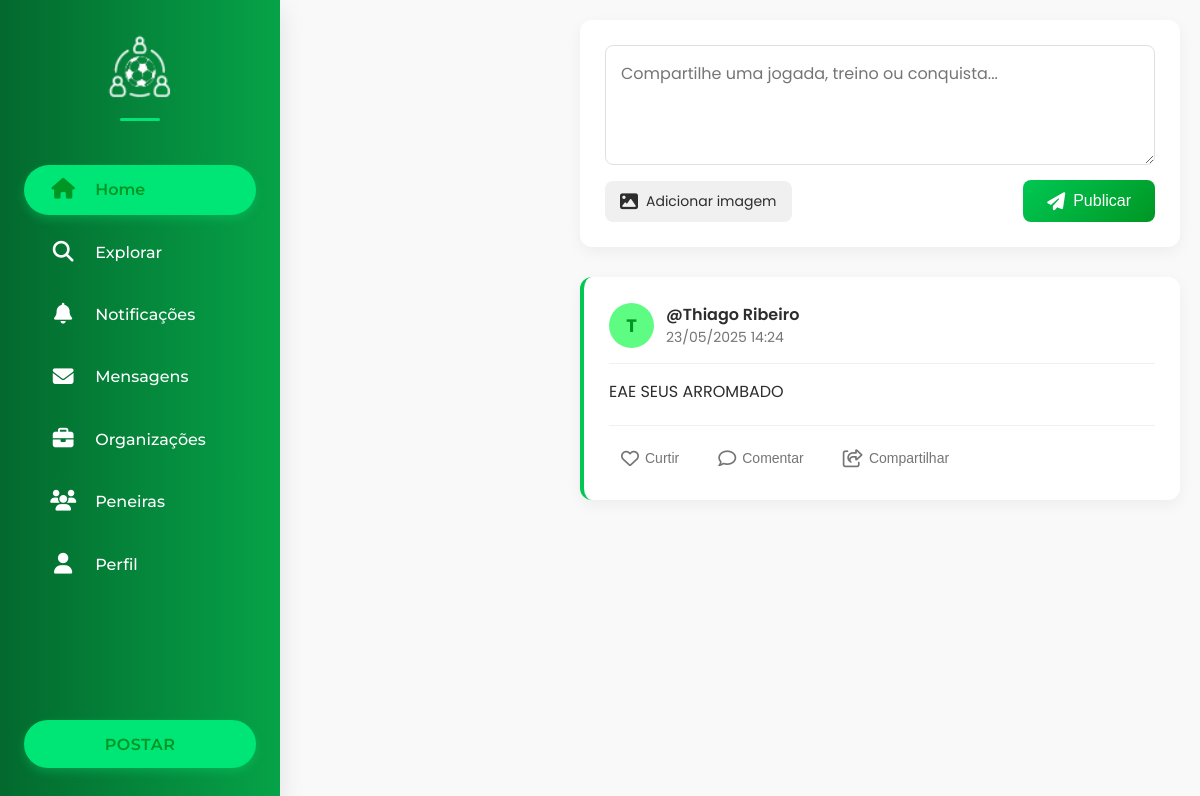
Page /app/views/home-page.php (signed in) on the committed database.
### tables this page shows
CREATE TABLE `posts` (
  `id_post` int(11) NOT NULL,
  `id_user` int(11) NOT NULL,
  `conteudo` text NOT NULL,
  `imagem` varchar(255) DEFAULT NULL,
  `criado_em` datetime DEFAULT current_timestamp()
);

CREATE TABLE `tbl_usuarios` (
  `id_user` int(11) NOT NULL,
  `nome` varchar(150) NOT NULL,
  `email` varchar(200) NOT NULL,
  `senha` varchar(150) NOT NULL,
  `data_nasc` date NOT NULL,
  `genero` enum('masculino','feminino','outro','prefiro não dizer') DEFAULT NULL,
  `foto_perfil` varchar(200) DEFAULT NULL,
  `telefone` varchar(15) DEFAULT NULL,
  `bio` text DEFAULT NULL,
  `rede_social` longtext DEFAULT NULL CHECK (json_valid(`rede_social`)),
  `cep` varchar(20) DEFAULT NULL,
  `rua` varchar(100) DEFAULT NULL,
  `bairro` varchar(100) DEFAULT NULL,
  `cidade` varchar(100) DEFAULT NULL,
  `estado` varchar(100) DEFAULT NULL,
  `status` enum('ativo','suspenso','desativado') DEFAULT 'ativo',
  `created_at` datetime DEFAULT current_timestamp(),
  `updated_at` datetime DEFAULT current_timestamp() ON UPDATE current_timestamp()
);

### app/views/home-page.php (the view, shortened to what this page needs)
<?php
include("topo.php");
?>
<link rel="stylesheet" href="../../public/css/home-page.css">
<link rel="stylesheet" href="https://cdnjs.cloudflare.com/ajax/libs/font-awesome/6.4.0/css/all.min.css">
<body>
    <?php include("navbar-social.php"); ?>
    <div class="container">
        <div class="caixa-post">
            <form action="../controllers/publicar-post.act.php" method="POST" enctype="multipart/form-data">
                <textarea name="conteudo" placeholder="Compartilhe uma jogada, treino ou conquista..." required></textarea>
                <div class="form-actions">
                    <div class="file-input-wrapper">
                        <div class="file-input-button">
                            <i class="fas fa-image"></i>
                            <span>Adicionar imagem</span>
                        </div>
                    </div>
                    <button type="submit">
                        <i class="fas fa-paper-plane"></i>
                        Publicar
                    </button>
                </div>
            </form>
        </div>
        <div class="posts">
            <?php
            include('../../config/connect.php');
            $sql = "SELECT p.id_post, p.conteudo, p.imagem, p.criado_em, u.nome
                    FROM posts p
                    JOIN tbl_usuarios u ON p.id_user = u.id_user
                    ORDER BY p.criado_em DESC";
            $result = $conn->query($sql);
            if ($result->num_rows > 0) {
                while ($post = $result->fetch_assoc()) {
                    $primeiraLetra = strtoupper(substr($post['nome'], 0, 1));
                    echo '<div class="card-post">';
                    echo '<div class="card-header">';
                    echo '<div class="user-info">';
                    echo '<div class="user-avatar">' . $primeiraLetra . '</div>';
                    echo '<div class="user-details">';
                    echo '<span class="user">@' . htmlspecialchars($post['nome']) . '</span>';
                    echo '<span class="time">' . date('d/m/Y H:i', strtotime($post['criado_em'])) . '</span>';
                    echo '</div>';
                    echo '</div>';
                    echo '</div>';
                    echo '<div class="card-content">';
                    echo '<p>' . htmlspecialchars($post['conteudo']) . '</p>';
                    echo '</div>';
                    echo '<div class="card-actions">';
                    echo '<button class="action-button"><i class="far fa-heart"></i> <span>Curtir</span></button>';
                    echo '<button class="action-button"><i class="far fa-comment"></i> <span>Comentar</span></button>';
                    echo '<button class="action-button"><i class="far fa-share-square"></i> <span>Compartilhar</span></button>';
                    echo '</div>';
                    echo '</div>';
                }
            } else {
                echo '<div class="empty-state">';
                echo '<i class="far fa-newspaper"></i>';
                echo '<p>Nenhum post encontrado. Seja o primeiro a compartilhar!</p>';
                echo '</div>';
            }
            ?>
        </div>
    </div>
</body>

### public/css/root.css (style rules this page uses)
:root { --cor-principal-verde1: #06a348; --cor-secundaria-verde2: #03692e; --font-principal: Arial, Helvetica, sans-serif; --cor-primaria: #EBECEE; --cor-secundaria: #1e1d1d; --cor-purple-light: #6c5fe6; --cor-purple-dark: #0a0320; --cor-green-light: #16db65; --cor-green-dark: #0d2818; --cor-peneira: #012d3a; --fonte-texto: "Roboto", sans-serif; --fonte-texto2: "Arial", sans-serif; --fonte-titulo: "Bebas Neue", sans-serif; --fonte-div: "Raleway", sans-serif; --fonte-titulo-moderna: 'Montserrat', sans-serif; --fonte-apagada-clean: 'Poppins', sans-serif; --verde: #00c853; --verde-claro: #5efc82; --verde-escuro: #009624; --verde-destaque: #00e676; --verde-principal: #034709; --branco: #FFFFFF; --cinza-claro: #f9f9f9; --cinza: #757575; --cinza-escuro: #2d2d2d; --preto: #121212; --gradiente-verde: linear-gradient(135deg, #00c853, #009624); --gradiente-banner: linear-gradient(to right, #03692e, #06a348); --sombra-suave: 0 5px 15px rgba(0, 0, 0, 0.05); --sombra-media: 0 8px 25px rgba(0, 0, 0, 0.1); --sombra-forte: 0 12px 30px rgba(0, 0, 0, 0.15); --borda-radius: 12px; --transicao: all 0.3s ease; --gradiente-navbar: linear-gradient(to right, #03692e, #06a348); }
* { margin: 0; padding: 0; box-sizing: border-box; }
body { background-color: var(--cor-primaria); font-size: clamp(13px, 2.5vw, 18px); font-family: var(--fonte-div); transition: 0.5s; }

### public/css/navbar-social.css (style rules this page uses)
* { margin: 0; padding: 0; box-sizing: border-box; }
body { font-family: 'Poppins', sans-serif; position: relative; overflow-x: hidden; padding-left: 280px; transition: padding-left 0.3s ease; background-color: var(--cinza-claro); }

### rows in the picture
posts: id_user.nome "T", id_user.nome "Thiago Ribeiro", criado_em "23/05/2025 14:24", conteudo "EAE SEUS ARROMBADO"
